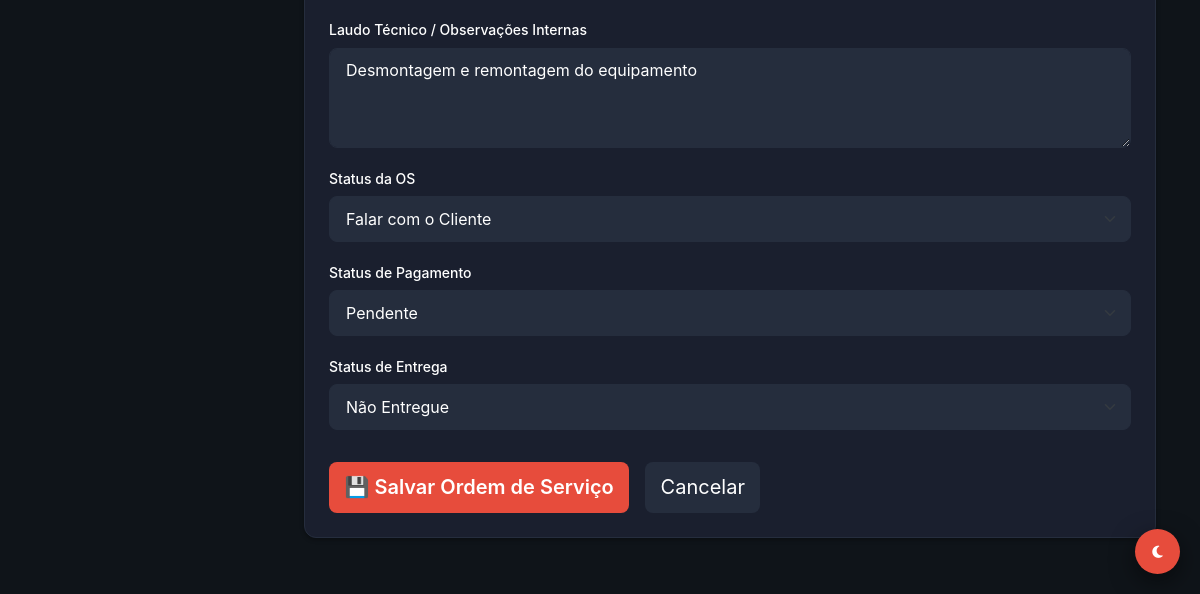
The page /ordens/form?id=2035 (signed in, lower part) on the database as committed earlier.
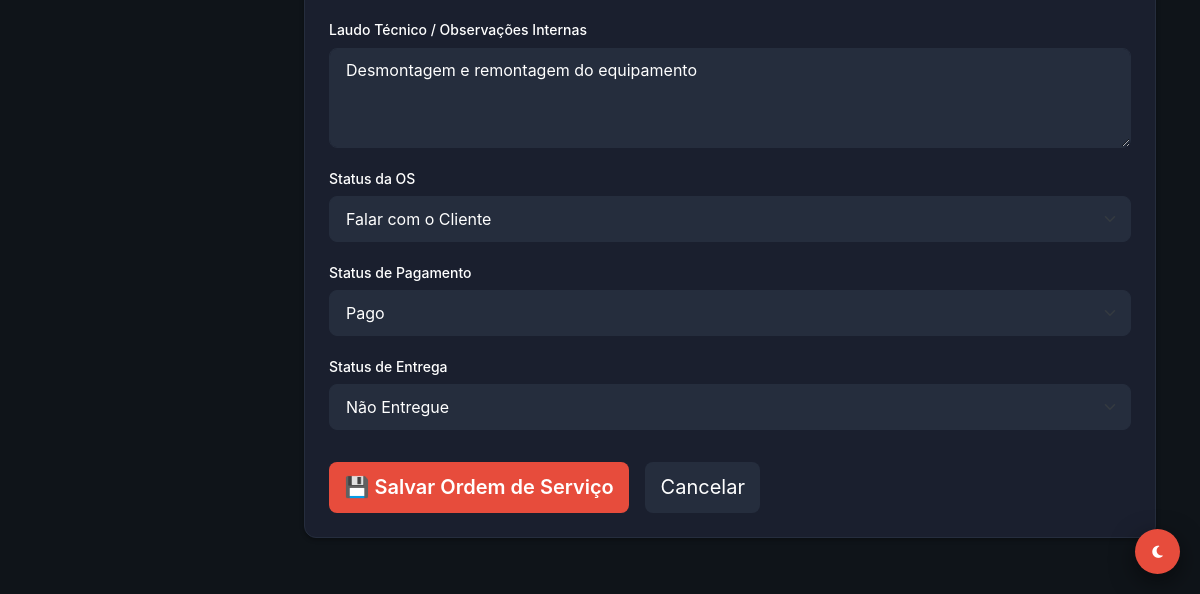
The same page on the database as committed later.
### tables this page shows
CREATE TABLE `ordens_servico` (
  `id` int NOT NULL,
  `cliente_id` int NOT NULL,
  `equipamento_id` int DEFAULT NULL,
  `defeito_relatado` text NOT NULL,
  `laudo_tecnico` text,
  `valor_total_produtos` decimal(10,2) DEFAULT '0.00',
  `valor_total_servicos` decimal(10,2) DEFAULT '0.00',
  `valor_total_os` decimal(10,2) DEFAULT '0.00',
  `valor_desconto` decimal(10,2) DEFAULT '0.00',
  `status_atual_id` int NOT NULL,
  `status_pagamento` enum('pendente','pago','parcial') DEFAULT 'pendente',
  `status_entrega` enum('nao_entregue','entregue') DEFAULT 'nao_entregue',
  `ativo` tinyint(1) DEFAULT '1',
  `created_at` timestamp NULL DEFAULT CURRENT_TIMESTAMP,
  `updated_at` timestamp NULL DEFAULT NULL
);

CREATE TABLE `status_os` (
  `id` int NOT NULL,
  `nome` varchar(50) NOT NULL,
  `cor` varchar(7) DEFAULT '#000000',
  `ordem` int DEFAULT '0'
);

### app/Core/Controller.php (called while the page is built, shortened)
<?php
abstract class Controller
{
    protected function view(string $view, array $data = []): void
    {
        extract($data);
        $path = __DIR__ . "/../Views/{$view}.php";
        require $path;
    }
}

### app/Controllers/BaseController.php (called while the page is built, shortened)
<?php
abstract class BaseController extends Controller
{
    protected function render(string $view, array $data = []): void
    {
        $data['content'] = __DIR__ . "/../Views/{$view}.php";
        if (!isset($data['user'])) {
            $data['user'] = Auth::user();
        }
        $this->view('layout/main', $data);
    }
}

### app/Controllers/OrdemServicoController.php (called while the page is built, shortened)
<?php
class OrdemServicoController extends BaseController
{
    private $osModel;
    private $statusModel;
    public function __construct()
    {
        $this->osModel = new OrdemServico();
        $this->statusModel = new StatusOS();
    }
    public function form()
    {
        $id = filter_input(INPUT_GET, 'id', FILTER_VALIDATE_INT);
        $ordem = null;
        $title = 'Nova Ordem de Serviço';
        if ($id) {
            $ordem = $this->osModel->findWithDetails($id);
            $title = 'Editar Ordem de Serviço';
        }
        $this->render('os/form', [
            'title' => $title,
            'ordem' => $ordem,
            'statuses' => $this->statusModel->getAll()
        ]);
    }
}

### public/index.php (called while the page is built, shortened)
<?php
require_once __DIR__ . '/../app/Core/Autoload.php';
$router = require_once __DIR__ . '/../app/routes.php';
$uri = trim(parse_url($_SERVER['REQUEST_URI'], PHP_URL_PATH), '/');
$method = $_SERVER['REQUEST_METHOD'];
$router->dispatch($uri, $method);

### app/Core/Autoload.php (called while the page is built, shortened)
<?php
spl_autoload_register(function ($class) {
    $prefix = 'App\\';
    $base_dir = __DIR__ . '/../';
    $len = strlen($prefix);
    if (strncmp($prefix, $class, $len) !== 0) {
        return;
    }
    $relative_class = substr($class, $len);
    $file = $base_dir . str_replace('\\', '/', $relative_class) . '.php';
});

### app/Core/Database.php (called while the page is built, shortened)
<?php
class Database
{
    private static ?Database $instance = null;
    private PDO $conn;
    private function __construct()
    {
        $host = DB_HOST;
        $db   = DB_NAME;
        $user = DB_USER;
        $pass = DB_PASS;
        $charset = 'utf8mb4';
        $dsn = "mysql:host=$host;dbname=$db;charset=$charset";
        $options = [
            PDO::ATTR_ERRMODE            => PDO::ERRMODE_EXCEPTION,
            PDO::ATTR_DEFAULT_FETCH_MODE => PDO::FETCH_ASSOC,
            PDO::ATTR_EMULATE_PREPARES   => false,
            PDO::MYSQL_ATTR_INIT_COMMAND => "SET NAMES utf8mb4; SET time_zone = '-03:00'"
        ];
        try {
            $this->conn = new PDO($dsn, $user, $pass, $options);
        } catch (PDOException $e) {
            error_log("Erro de Conexão com o Banco de Dados: " . $e->getMessage());
            if (($_ENV['APP_DEBUG'] ?? 'false') === 'true') {
                die("Erro de Conexão: " . $e->getMessage());
            }
            die("Erro de Conexão: Por favor, tente novamente mais tarde.");
        }
    }
    public static function getInstance(): Database
    {
        if (self::$instance === null) {
            self::$instance = new self();
        }
        return self::$instance;
    }
    public function getConnection(): PDO
    {
        return $this->conn;
    }
}

### app/Core/Model.php (called while the page is built, shortened)
<?php
abstract class Model
{
    public function __construct()
    {
        $this->db = Database::getInstance()->getConnection();
    }
}

### app/Models/OrdemServico.php (called while the page is built, shortened)
<?php
class OrdemServico extends Model
{
    protected string $table = 'ordens_servico';
    public function findWithDetails(int $id): ?array
    {
        $sql = "SELECT os.*,
                       c.nome_completo as cliente_nome,
                       c.documento as cliente_documento,
                       c.telefone_principal as cliente_telefone,
                       s.nome as status_nome,
                       s.cor as status_cor,
                       e.tipo as equipamento_tipo,
                       e.marca as equipamento_marca,
                       e.modelo as equipamento_modelo,
                       e.serial as equipamento_serial,
                       e.senha as equipamento_senha,
                       e.acessorios as equipamento_acessorios,
                       e.possui_fonte as equipamento_fonte,
                       e.sn_fonte as equipamento_sn_fonte
                    FROM {$this->table} os
                    JOIN clientes c ON os.cliente_id = c.id
                    JOIN status_os s ON os.status_atual_id = s.id
                    LEFT JOIN equipamentos e ON os.equipamento_id = e.id
                WHERE os.id = :id AND os.ativo = 1";
        $stmt = $this->db->prepare($sql);
        $stmt->execute(['id' => $id]);
        $result = $stmt->fetch(\PDO::FETCH_ASSOC);
        return $result ?: null;
    }
}

### app/Models/StatusOS.php (called while the page is built, shortened)
<?php
class StatusOS extends Model
{
    protected string $table = 'status_os';
    public function getAll(): array
    {
        $sql = "SELECT * FROM {$this->table} ORDER BY ordem ASC";
        $stmt = $this->db->prepare($sql);
        $stmt->execute();
        return $stmt->fetchAll(\PDO::FETCH_ASSOC) ?: [];
    }
}

### app/Views/os/form.php (the view, shortened to what the changed rows need)
<?php
require_once __DIR__ . '/../layout/main.php';
$is_edit = isset($ordem) && $ordem !== null;
$action_url = BASE_URL . ($is_edit ? 'ordens/atualizar' : 'ordens/salvar');
$statuses = $statuses ?? [];
?>
<div class="container">
    <div class="card">
        <form action="<?php echo htmlspecialchars($action_url); ?>" method="POST" id="os-form">
            <div id="os_section" style="margin-bottom: 2rem; opacity: <?php echo $is_edit ? '1' : '0.5'; ?>; pointer-events: <?php echo $is_edit ? 'auto' : 'none'; ?>;">
                <div class="form-group">
                    <label for="laudo_tecnico">Laudo Técnico / Observações Internas</label>
                    <textarea id="laudo_tecnico" name="laudo_tecnico" class="form-control" placeholder="Descreva o diagnóstico técnico, estado do equipamento, etc..." style="min-height: 100px;"><?php echo $is_edit ? htmlspecialchars($ordem['laudo_tecnico'] ?? '') : ''; ?></textarea>
                </div>
                <div class="form-group">
                    <label for="status_id">Status da OS</label>
                    <select id="status_id" name="status_id" class="form-select">
                        <?php foreach ($statuses as $status): ?>
                            <option value="<?php echo $status['id']; ?>" <?php echo ($is_edit && $ordem['status_atual_id'] == $status['id']) ? 'selected' : ''; ?>>
                                <?php echo htmlspecialchars($status['nome']); ?>
                            </option>
                        <?php endforeach; ?>
                    </select>
                </div>
                <div class="form-group">
                    <label for="status_pagamento">Status de Pagamento</label>
                    <select id="status_pagamento" name="status_pagamento" class="form-select">
                        <option value="pendente" <?php echo ($is_edit && ($ordem['status_pagamento'] ?? 'pendente') === 'pendente') ? 'selected' : ''; ?>>Pendente</option>
                        <option value="pago" <?php echo ($is_edit && ($ordem['status_pagamento'] ?? '') === 'pago') ? 'selected' : ''; ?>>Pago</option>
                    </select>
                </div>
                <div class="form-group">
                    <label for="status_entrega">Status de Entrega</label>
                    <select id="status_entrega" name="status_entrega" class="form-select">
                        <option value="nao_entregue" <?php echo ($is_edit && ($ordem['status_entrega'] ?? 'nao_entregue') === 'nao_entregue') ? 'selected' : ''; ?>>Não Entregue</option>
                    </select>
                </div>
            </div>
            <div class="d-flex gap-3 mt-4">
                <button type="submit" class="btn btn-primary btn-lg">💾 Salvar Ordem de Serviço</button>
                <a href="<?php echo BASE_URL; ?>ordens" class="btn btn-secondary btn-lg">Cancelar</a>
            </div>
        </form>
    </div>
</div>

### app/Core/Router.php (shortened to what the changed rows need)
<?php
class Router
{
    protected array $routes = [];
    public function add(string $method, string $uri, string $controller): void
    {
        $this->routes[] = [
            'uri' => trim($uri, '/'),
            'controller' => $controller,
            'method' => strtoupper($method),
        ];
    }
    public function dispatch(string $uri, string $method): void
    {
        $uri = trim($uri, '/');
        $method = strtoupper($method);
        foreach ($this->routes as $route) {
            if ($route['uri'] === $uri && $route['method'] === $method) {
                $parts = explode('@', $route['controller']);
                $action = $parts[1] ?? 'index';
                $controller = new $controllerClass();
                $controller->$action();
                return;
            }
        }
    }
}

Rows that differ between the two databases and show on the page:
changed ordens_servico "Desmontagem e remontagem do equipamento": status_pagamento "Pendente" → "Pago"
